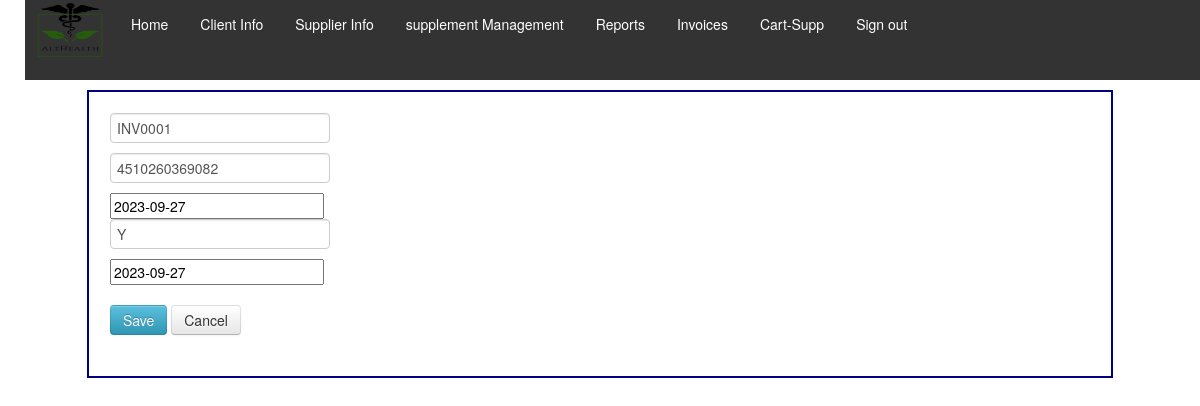
/invoice_update.php?update_id=INV0001, run on the app's committed database.
### tables this page shows
CREATE TABLE `tblinv_info` (
  `Inv_Num` varchar(8) NOT NULL,
  `Client_ID` varchar(20) NOT NULL,
  `Inv_Date` date NOT NULL,
  `Inv_Paid` varchar(3) NOT NULL,
  `Inv_Paid_date` date NOT NULL,
  `Comments` varchar(200) NOT NULL
);

### invoice_update.php (the view, shortened to what this page needs)
<?php
include "configs.php";
 ?>
 <?php  include 'menu.inc'; ?>
 <main>
   <?php
  if(isset($_GET['update_id'])): ?>
  <?php $id = $_GET['update_id']; ?>
  <?php $sql = mysqli_query($con, "SELECT * FROM tblinv_info WHERE Inv_Num = '$id' ");
  $row = mysqli_fetch_array($sql);
  $Inv_Num = $row['Inv_Num'];
  $Client_ID = $row['Client_ID'];
  $Inv_Date = $row['Inv_Date'];
  $Inv_Paid = $row['Inv_Paid'];
  $Inv_Paid_date = $row['Inv_Paid_date'];
   ?>
    <form  method="POST" action="invoice_update.php">
        <div class="form-group">
        <div class="form-group">
          <input type="text" name="Inv_Number" class="form-control" placeholder="Invoice Number..." required="" value="<?php echo $Inv_Num; ?>"><br/>
        </div>
		 <div class="form-group">
          <input type="text" name="Client_ID" class="form-control" placeholder="..." value="<?php echo $Client_ID; ?>"><br/>
        </div>
		 <div class="form-group">
          <input placeholder=" "value="<?php echo date("Y-m-d"); ?>" name="Inv_Date" value="<?php echo $Inv_Date; ?>"><br/>
        </div>
		 <div class="form-group">
          <input placeholder="Invoice paid" type="text" name="Inv_Paid" value="<?php echo $Inv_Paid; ?>"><br/>
        </div>
		  <input placeholder=" "value="<?php echo date("Y-m-d"); ?>" name="Inv_Paid_date"value="<?php echo $Inv_Paid_date; ?>"><br/>
		<br/>
        <div class="form-group">
          <input type="submit" name="update" class="btn btn-info" value="Save">
		  <a href="supplement-full.php" class="btn btn-default">Cancel</a>
        </div>
       </form>
<?php endif; ?>
</html>
</main>

### main.css (style rules this page uses)
main { width: 980px; margin: 0 auto; padding: 1.5em; background: white; border: 2px solid navy; }

### data on the page
tblinv_info: Inv_Number "INV0001", Client_ID "4510260369082", Inv_Date "2023-09-27", Inv_Paid "Y"
